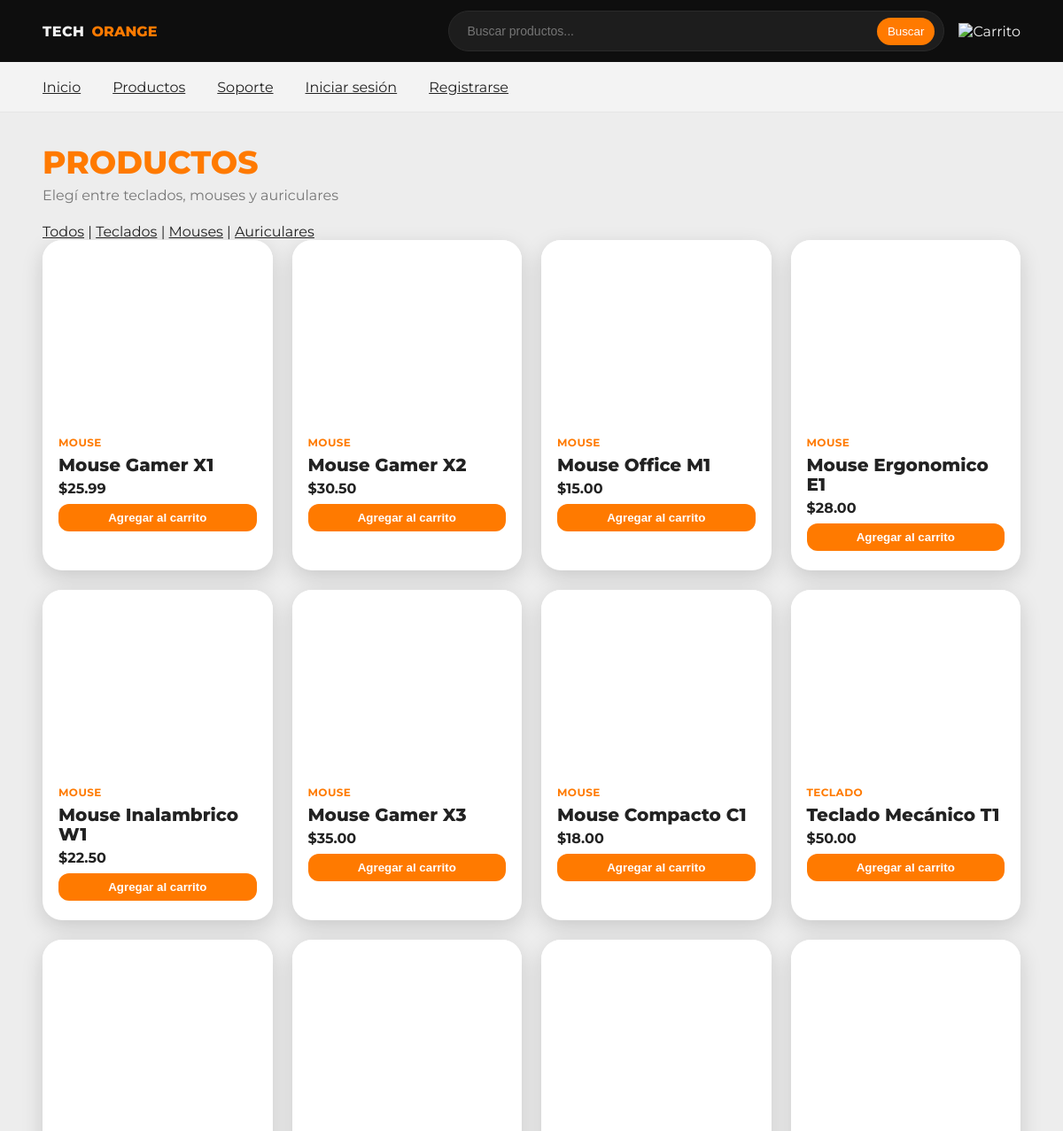
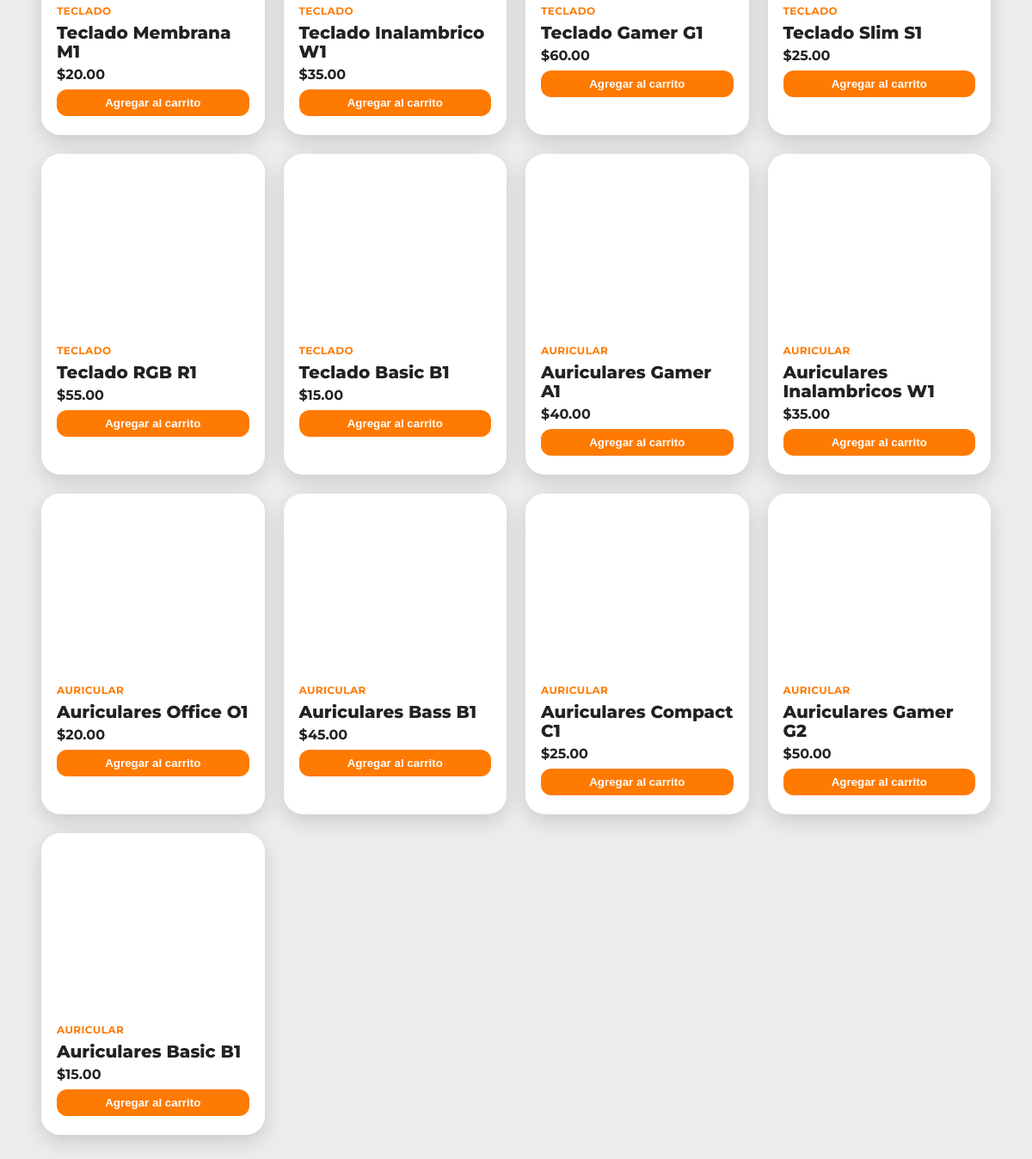
Page /Pages/productos.php on the committed database (2 pictures, top to bottom).
### tables this page shows
CREATE TABLE `products` (
  `id` int(11) NOT NULL,
  `nombre` varchar(150) NOT NULL,
  `categoria` enum('mouse','teclado','auricular') NOT NULL,
  `precio` decimal(10,2) NOT NULL,
  `stock` int(11) DEFAULT 0,
  `descripcion` text DEFAULT NULL,
  `imagen` varchar(255) DEFAULT NULL,
  `creado_en` timestamp NOT NULL DEFAULT current_timestamp()
);

### funciones/mostrar_productos.php (the view, shortened to what this page needs)
<?php
$conn = new mysqli("localhost", "root", "", "tienda_tecnologia");
$categoria = isset($_GET['categoria']) ? $conn->real_escape_string($_GET['categoria']) : '';
$buscar = isset($_GET['buscar']) ? $conn->real_escape_string($_GET['buscar']) : '';
if ($buscar) {
    $sql = "SELECT * FROM products WHERE nombre LIKE '%$buscar%'";
} else if ($categoria) {
    $sql = "SELECT * FROM products WHERE categoria = '$categoria'";
} else {
    $sql = "SELECT * FROM products";
}
$result = $conn->query($sql);
if ($result->num_rows > 0) {
    while ($row = $result->fetch_assoc()) {
        echo '<article class="tarjeta">';
        echo '<div class="tarjeta-img" style="background-image: url(\'imagenes/' . $row["imagen"] . '\');"></div>';
        echo '<div class="tarjeta-info">';
        echo '<span class="etiqueta">' . $row["categoria"] . '</span>';
        echo '<h3 class="nombre">' . $row["nombre"] . '</h3>';
        echo '<p class="precio">$' . $row["precio"] . '</p>';
        echo '<button class="btn-carrito" onclick="agregarAlCarrito('
            . $row["id"] . ', \'' . addslashes($row["nombre"]) . '\', '
            . $row["precio"] . ', \'' . $row["imagen"] . '\')">Agregar al carrito</button>';
        echo '</div></article>';
    }
} else {
    echo '<p>No se encontraron productos.</p>';
}
?>

### Pages/productos.php (shortened to what this page needs)
<!DOCTYPE html>
<html lang="es">
<head>
    <link rel="stylesheet" href="../style.css" />
    <link rel="stylesheet" href="../carrito.css">
</head>
<body>
    <header class="barra">
        <div class="contenedor fila-barra">
            <div class="logo">
                <span class="logo-fuerte">TECH</span>
                <span class="logo-naranja">ORANGE</span>
            </div>
            <div class="buscador" style="position: relative;">
                <input type="text" id="inputBuscar" placeholder="Buscar productos..." />
                <button class="btn-buscar" id="btnBuscar">Buscar</button>
            </div>
            <img id="carrito-icon" src="../imagenes/carrito.png" alt="Carrito" class="carrito-icon">
        </div>
    </header>
    <nav class="menu">
        <div class="contenedor fila-menu">
            <a href="index.php">Inicio</a>
            <a href="productos.php">Productos</a>
            <a href="soporte.html">Soporte</a>
            <a href="login.php">Iniciar sesión</a>
            <a href="register.php">Registrarse</a>
        </div>
    </nav>
    <main>
        <section class="contenedor destacados">
            <div class="cabecera-seccion">
                <h2 class="titulo">PRODUCTOS</h2>
                <p class="subtitulo">Elegí entre teclados, mouses y auriculares</p>
                <div class="filtro-categorias">
                    <a href="productos.php">Todos</a> |
                    <a href="productos.php?categoria=Teclado">Teclados</a> |
                    <a href="productos.php?categoria=Mouse">Mouses</a> |
                    <a href="productos.php?categoria=auricular">Auriculares</a>
                </div>
            </div>
            <div class="tarjetas">
                <?php include '../funciones/mostrar_productos.php'; ?>
            </div>
        </section>
    </main>
</body>
</html>

### carrito.css (style rules this page uses)
.btn-carrito { width: 100%; margin-top: 8px; background: var(--naranja); border: none; padding: 8px; color: #fff; border-radius: var(--radio-md); cursor: pointer; font-weight: bold; }

### rows in the picture
products: categoria "MOUSE", nombre "Mouse Gamer X1", precio "25.99"
products: categoria "MOUSE", nombre "Mouse Gamer X2", precio "30.50"
products: categoria "MOUSE", nombre "Mouse Office M1", precio "15.00"
products: categoria "MOUSE", nombre "Mouse Ergonomico E1", precio "28.00"
products: categoria "MOUSE", nombre "Mouse Inalambrico W1", precio "22.50"
products: categoria "MOUSE", nombre "Mouse Gamer X3", precio "35.00"
products: categoria "MOUSE", nombre "Mouse Compacto C1", precio "18.00"
products: categoria "TECLADO", nombre "Teclado Mecánico T1", precio "50.00"
products: categoria "TECLADO", nombre "Teclado Membrana M1", precio "20.00"
products: categoria "TECLADO", nombre "Teclado Inalambrico W1", precio "35.00"
products: categoria "TECLADO", nombre "Teclado Gamer G1", precio "60.00"
products: categoria "TECLADO", nombre "Teclado Slim S1", precio "25.00"
products: categoria "TECLADO", nombre "Teclado RGB R1", precio "55.00"
products: categoria "TECLADO", nombre "Teclado Basic B1", precio "15.00"
products: categoria "AURICULAR", nombre "Auriculares Gamer A1", precio "40.00"
products: categoria "AURICULAR", nombre "Auriculares Inalambricos W1", precio "35.00"
products: categoria "AURICULAR", nombre "Auriculares Office O1", precio "20.00"
products: categoria "AURICULAR", nombre "Auriculares Bass B1", precio "45.00"
products: categoria "AURICULAR", nombre "Auriculares Compact C1", precio "25.00"
products: categoria "AURICULAR", nombre "Auriculares Gamer G2", precio "50.00"
products: categoria "AURICULAR", nombre "Auriculares Basic B1", precio "15.00"
